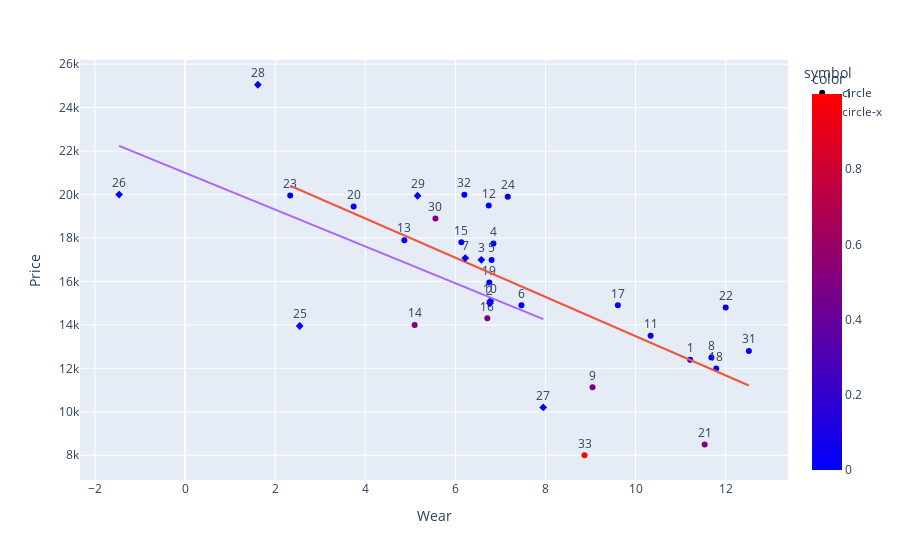

The notebook cell saved with this chart:
### Code cell
df = read_sheet()
df['symbol'] = df['Accident'].apply(lambda a:'circle-x' if a=='x' else 'circle')
df['color'] = df['Status'].apply(lambda s: 'None' if pd.isna(s) else s).map({'None': 1, 'NO': 0, 'EXPENSIVE': 0, 'SOLD': 0.5})
fig = px.scatter(df, x='Wear', y='Price', trendline='ols', height=500, hover_name='CarNo', hover_data=['Notes', 'Price', 'Mileage', 'Year'], 
          text='CarNo', symbol='symbol', color='color', color_continuous_scale=px.colors.sequential.Bluered
) #,  , color='CarNo'
#color_discrete_map = {'None': 'blue', 'NO': 'red', 'SOLD': 'gray'}
fig.update_traces(textposition='top center')

#range_color=[1, ]

#dir(px.colors.sequential)

### Figure 1 — Plotly figure (JSON) as saved in the notebook; plotly's stock layout.template omitted (floating-point values rounded to 4 significant figures)
{"data": [{"customdata": [["3 owners", 121588, 2013], ["1 owner", 111331, 2016], ["1 owner", 111033, 2016], [null, 116000, 2016], ["2 owners", 125123, 2013], ["4 owners, in KY", 82836, 2010], [null, 100000, 2011], ["2 owners", 110551, 2016], ["2 owners", 96500, 2016], ["SOLD", 83220, 2014], [null, 91000, 2014], [null, 110316, 2016], [null, 102047, 2012], [null, 118427, 2012], [null, 95640, 2014], [null, 65565, 2013], [null, 109000, 2011], [null, 120000, 2012], ["2 owners", 85000, 2017], [null, 106221, 2015], [null, 94178, 2015], ["Clean title, EX", 116357, 2011], ["2 owners clean title", 113997, 2017], ["Kia Sedona", 119000, 2015]], "hovertemplate": "<b>%{hovertext}</b><br><br>symbol=circle<br>Wear=%{x}<br>Price=%{y}<br>CarNo=%{text}<br>Notes=%{customdata[0]}<br>Mileage=%{customdata[1]}<br>Year=%{customdata[2]}<br>color=%{marker.color}<extra></extra>", "hovertext": [1, 4, 5, 6, 8, 9, 11, 12, 13, 14, 15, 16, 17, 18, 19, 20, 21, 22, 23, 24, 30, 31, 32, 33], "legendgroup": "circle", "marker": {"color": [0, 0, 0, 0, 0, 0.5, 0, 0, 0, 0.5, 0, 0.5, 0, 0, 0, 0, 0.5, 0, 0, 0, 0.5, 0, 0, 1], "coloraxis": "coloraxis", "symbol": "circle"}, "mode": "markers+text", "name": "circle", "orientation": "v", "showlegend": true, "text": [1, 4, 5, 6, 8, 9, 11, 12, 13, 14, 15, 16, 17, 18, 19, 20, 21, 22, 23, 24, 30, 31, 32, 33], "textposition": "top center", "type": "scatter", "x": [11.21, 6.844, 6.804, 7.467, 11.68, 9.045, 10.33, 6.74, 4.867, 5.096, 6.133, 6.709, 9.606, 11.79, 6.752, 3.742, 11.53, 12, 2.333, 7.163, 5.557, 12.51, 6.2, 8.867], "xaxis": "x", "y": [12395, 17750, 16990, 14900, 12499, 11129, 13500, 19500, 17900, 14000, 17800, 14300, 14899, 11995, 15950, 19450, 8500, 14800, 19950, 19900, 18900, 12800, 19990, 8000], "yaxis": "y"}, {"hovertemplate": "<b>OLS trendline</b><br>Price = -903.069 * Wear + 22511.4<br>R<sup>2</sup>=0.521816<br><br>symbol=circle<br>Wear=%{x}<br>Price=%{y} <b>(trend)</b><extra></extra>", "legendgroup": "circle", "marker": {"symbol": "circle"}, "mode": "lines", "name": "circle", "showlegend": false, "textposition": "top center", "type": "scatter", "x": [2.333, 3.742, 4.867, 5.096, 5.557, 6.133, 6.2, 6.709, 6.74, 6.752, 6.804, 6.844, 7.163, 7.467, 8.867, 9.045, 9.606, 10.33, 11.21, 11.53, 11.68, 11.79, 12, 12.51], "xaxis": "x", "y": [20400.0, 19130.0, 18120.0, 17910.0, 17490.0, 16970.0, 16910.0, 16450.0, 16420.0, 16410.0, 16370.0, 16330.0, 16040.0, 15770.0, 14500.0, 14340.0, 13840.0, 13180.0, 12390.0, 12100.0, 11960.0, 11860.0, 11670.0, 11210.0], "yaxis": "y"}, {"customdata": [["1 accident, 3 owners", 95745, 2014], ["1 accident, 3 owners", 101820, 2015], ["1 accident, 2 owners", 91651, 2014], ["Rebuilt Title - 1 owner - reached out ... now response yet", 110830, 2016], ["Rebuilt title", 71578, 2015], ["Rebuilt title - 2 owners", 56521, 2017], [null, 89628, 2012], ["2 accidents, 1 owner", 87115, 2018], ["1 accident, 1 previous owner", 98700, 2016]], "hovertemplate": "<b>%{hovertext}</b><br><br>symbol=circle-x<br>Wear=%{x}<br>Price=%{y}<br>CarNo=%{text}<br>Notes=%{customdata[0]}<br>Mileage=%{customdata[1]}<br>Year=%{customdata[2]}<br>color=%{marker.color}<extra></extra>", "hovertext": [2, 3, 7, 10, 25, 26, 27, 28, 29], "legendgroup": "circle-x", "marker": {"color": [0, 0, 0, 0, 0, 0, 0, 0, 0], "coloraxis": "coloraxis", "symbol": "diamond"}, "mode": "markers+text", "name": "circle-x", "orientation": "v", "showlegend": true, "text": [2, 3, 7, 10, 25, 26, 27, 28, 29], "textposition": "top center", "type": "scatter", "x": [6.766, 6.576, 6.22, 6.777, 2.544, -1.464, 7.95, 1.615, 5.16], "xaxis": "x", "y": [14997, 16995, 17075, 15100, 13950, 20000, 10200, 25053, 19943], "yaxis": "y"}, {"hovertemplate": "<b>OLS trendline</b><br>Price = -846.586 * Wear + 20999.2<br>R<sup>2</sup>=0.380544<br><br>symbol=circle-x<br>Wear=%{x}<br>Price=%{y} <b>(trend)</b><extra></extra>", "legendgroup": "circle-x", "marker": {"symbol": "diamond"}, "mode": "lines", "name": "circle-x", "showlegend": false, "textposition": "top center", "type": "scatter", "x": [-1.464, 1.615, 2.544, 5.16, 6.22, 6.576, 6.766, 6.777, 7.95], "xaxis": "x", "y": [22240.0, 19630.0, 18850.0, 16630.0, 15730.0, 15430.0, 15270.0, 15260.0, 14270.0], "yaxis": "y"}], "layout": {"autosize": true, "coloraxis": {"colorbar": {"title": {"text": "color"}}, "colorscale": [[0, "rgb(0,0,255)"], [1, "rgb(255,0,0)"]]}, "legend": {"title": {"text": "symbol"}, "tracegroupgap": 0}, "margin": {"t": 60}, "xaxis": {"anchor": "y", "autorange": true, "domain": [0, 1], "range": [-2.312, 13.36], "title": {"text": "Wear"}, "type": "linear"}, "yaxis": {"anchor": "x", "autorange": true, "domain": [0, 1], "range": [6828.0, 26220.0], "title": {"text": "Price"}, "type": "linear"}}}
